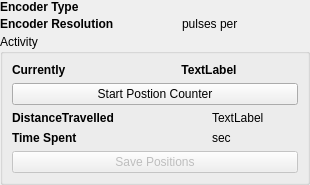
<?xml version="1.0" encoding="UTF-8"?>
<ui version="4.0">
 <class>encoderDevGui</class>
 <widget class="QWidget" name="encoderDevGui">
  <property name="geometry">
   <rect>
    <x>0</x>
    <y>0</y>
    <width>310</width>
    <height>176</height>
   </rect>
  </property>
  <property name="windowTitle">
   <string>Form</string>
  </property>
  <layout class="QGridLayout" name="gridLayout">
   <property name="leftMargin">
    <number>0</number>
   </property>
   <property name="topMargin">
    <number>0</number>
   </property>
   <property name="rightMargin">
    <number>0</number>
   </property>
   <property name="bottomMargin">
    <number>0</number>
   </property>
   <property name="spacing">
    <number>3</number>
   </property>
   <item row="0" column="0">
    <widget class="QLabel" name="label">
     <property name="font">
      <font>
       <weight>75</weight>
       <bold>true</bold>
      </font>
     </property>
     <property name="text">
      <string>Encoder Type </string>
     </property>
    </widget>
   </item>
   <item row="1" column="0">
    <widget class="QLabel" name="label_2">
     <property name="font">
      <font>
       <weight>75</weight>
       <bold>true</bold>
      </font>
     </property>
     <property name="text">
      <string>Encoder Resolution</string>
     </property>
    </widget>
   </item>
   <item row="1" column="2">
    <widget class="QLabel" name="label_4">
     <property name="text">
      <string>pulses per</string>
     </property>
    </widget>
   </item>
   <item row="1" column="3">
    <widget class="QLabel" name="UnitLabel">
     <property name="text">
      <string/>
     </property>
    </widget>
   </item>
   <item row="1" column="1">
    <widget class="QLabel" name="ResolutionLabel">
     <property name="font">
      <font>
       <stylestrategy>PreferDefault</stylestrategy>
      </font>
     </property>
     <property name="contextMenuPolicy">
      <enum>Qt::DefaultContextMenu</enum>
     </property>
     <property name="layoutDirection">
      <enum>Qt::RightToLeft</enum>
     </property>
     <property name="text">
      <string/>
     </property>
    </widget>
   </item>
   <item row="0" column="1" colspan="3">
    <widget class="QLabel" name="TypeLabel">
     <property name="text">
      <string/>
     </property>
    </widget>
   </item>
   <item row="6" column="0" rowspan="2" colspan="4">
    <widget class="QGroupBox" name="gridGroupBox">
     <property name="title">
      <string>Activity</string>
     </property>
     <layout class="QGridLayout" name="gridLayout_2">
      <item row="2" column="0">
       <widget class="QLabel" name="label_3">
        <property name="font">
         <font>
          <weight>75</weight>
          <bold>true</bold>
         </font>
        </property>
        <property name="text">
         <string>DistanceTravelled</string>
        </property>
       </widget>
      </item>
      <item row="1" column="0" colspan="3">
       <widget class="QPushButton" name="toggleCounterBtn">
        <property name="text">
         <string>Start Postion Counter</string>
        </property>
        <property name="checkable">
         <bool>true</bool>
        </property>
       </widget>
      </item>
      <item row="2" column="1">
       <widget class="QLabel" name="counterLabel">
        <property name="text">
         <string/>
        </property>
       </widget>
      </item>
      <item row="2" column="2">
       <widget class="QLabel" name="distanceTravelledUnit">
        <property name="text">
         <string>TextLabel</string>
        </property>
       </widget>
      </item>
      <item row="3" column="2">
       <widget class="QLabel" name="label_7">
        <property name="text">
         <string>sec</string>
        </property>
       </widget>
      </item>
      <item row="3" column="0">
       <widget class="QLabel" name="label_5">
        <property name="font">
         <font>
          <weight>75</weight>
          <bold>true</bold>
         </font>
        </property>
        <property name="text">
         <string>Time Spent</string>
        </property>
       </widget>
      </item>
      <item row="3" column="1">
       <widget class="QLabel" name="timeSpentLabel">
        <property name="text">
         <string/>
        </property>
       </widget>
      </item>
      <item row="4" column="0" colspan="3">
       <widget class="QPushButton" name="savePositionBtn">
        <property name="enabled">
         <bool>false</bool>
        </property>
        <property name="text">
         <string>Save Positions</string>
        </property>
       </widget>
      </item>
      <item row="0" column="0">
       <widget class="QLabel" name="label_6">
        <property name="font">
         <font>
          <weight>75</weight>
          <bold>true</bold>
         </font>
        </property>
        <property name="text">
         <string>Currently</string>
        </property>
       </widget>
      </item>
      <item row="0" column="1" colspan="2">
       <widget class="QLabel" name="ActivityLabel">
        <property name="font">
         <font>
          <weight>75</weight>
          <bold>true</bold>
         </font>
        </property>
        <property name="text">
         <string>TextLabel</string>
        </property>
        <property name="alignment">
         <set>Qt::AlignCenter</set>
        </property>
       </widget>
      </item>
     </layout>
    </widget>
   </item>
  </layout>
 </widget>
 <resources/>
 <connections/>
</ui>
